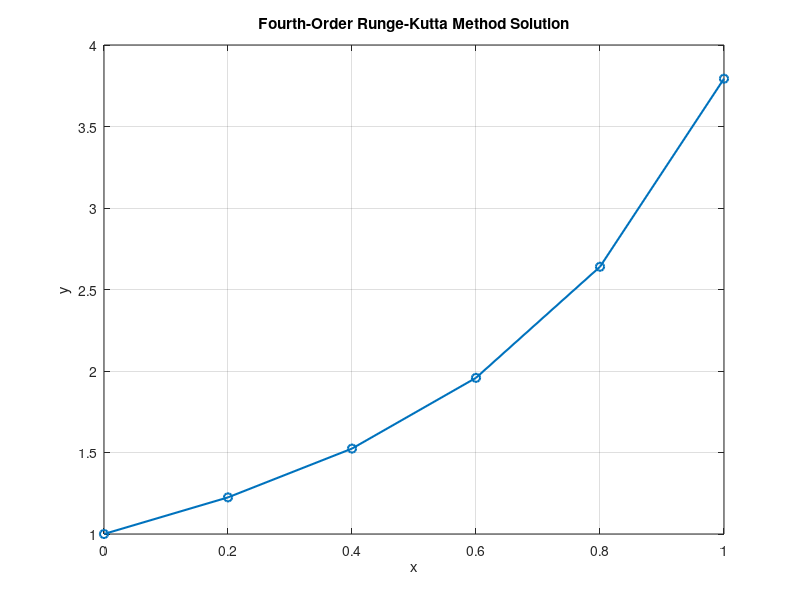

Write MATLAB code to recreate this figure.
% Initial Value Problem: dy/dx = y * (1 + x^2), y(0) = 1
% Fourth-Order Runge-Kutta Method Implementation

% Parameters
f = @(x, y) y * (1 + x^2); % Differential equation
x0 = 0; % Initial x
y0 = 1; % Initial y
h = 0.2; % Step size
x_end = 1.0; % End of the interval

% Discretization
x = x0:h:x_end; % Generate x values
y = zeros(size(x)); % Preallocate y array
y(1) = y0; % Initial condition

% Runge-Kutta 4th order method iterations
for i = 1:(length(x) - 1)
    % Compute Runge-Kutta terms
    k1 = f(x(i), y(i));
    k2 = f(x(i) + h / 2, y(i) + h / 2 * k1);
    k3 = f(x(i) + h / 2, y(i) + h / 2 * k2);
    k4 = f(x(i) + h, y(i) + h * k3);
    
    % Update y using weighted average of slopes
    y(i + 1) = y(i) + (h / 6) * (k1 + 2 * k2 + 2 * k3 + k4);
end

% Display results
disp('Results using Fourth-Order Runge-Kutta Method:');
disp('x values:');
disp(x');
disp('y values:');
disp(y');

% Plot the results
figure;
plot(x, y, '-o', 'LineWidth', 1.5);
title('Fourth-Order Runge-Kutta Method Solution');
xlabel('x');
ylabel('y');
grid on;
